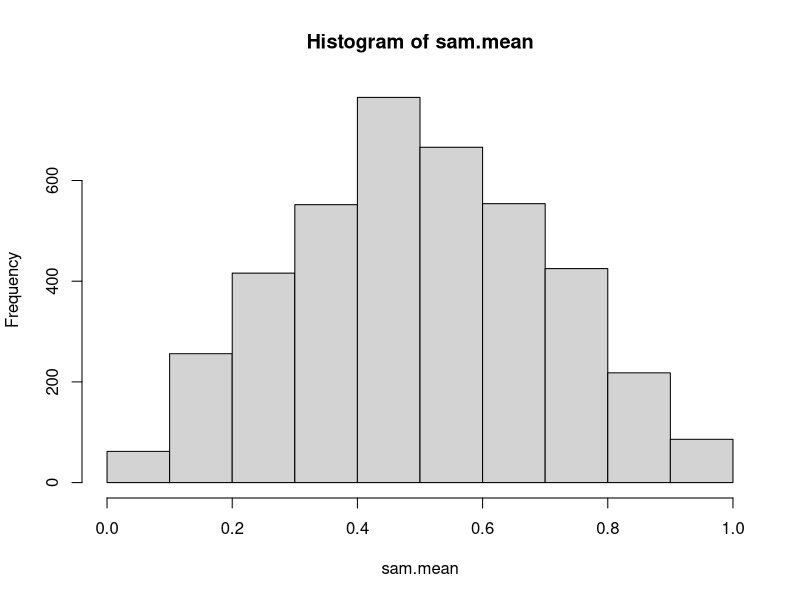
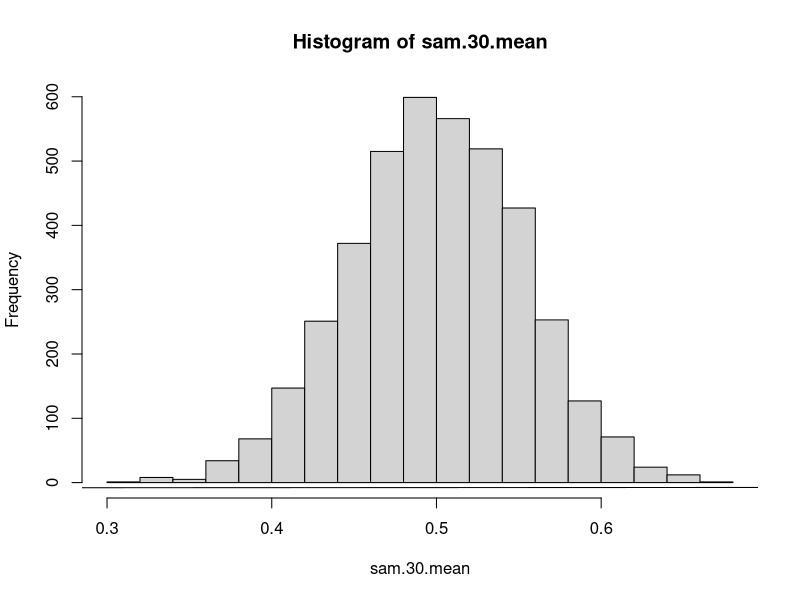

Recreate these plots in R, in order.
#tanveer bariana    
#homework 3

#1****************************************************************************************
D <- matrix(c(2, 3, 7, 5, -1, 8, 10, -3, 50), ncol = 3, byrow = TRUE)
b <- matrix(c(5, 1.2, 11))
#a--------------------------------------------------------------------
D1 <- cbind(b, D[, 2:3])
D2 <- cbind(D[,1], b, D[,3])
D3 <- cbind(D[, 1:2], b)
x <- det(D1) / det(D)
y <- det(D2) / det(D)
z <- det(D3) / det(D)
#b-------------------------------------------------------------------
DN1 <- solve(D)
DN1 %*% b
#it returns more percise values
#c--------------------------------------------------------------------
2 * x + (3 * y) + 7 * z
5 * x - (y) + 8 * z
10 * x - (3 * y) + 50 * z
#d---------------------------------------------------------------------
#i
sd(D[, 1])
sd(D[, 2])
sd(D[, 3])
#ii
E <- matrix(c(seq(2,18,by = 2)), ncol = 3)
D * E
#iii
cbind(D, E)
#2***************************************************************************************
#a-----------------------------------------------------------------------
sampels <- matrix(runif(8000), ncol = 2)
sampels
#b--------------------------------------------------------------------------------------
sam.mean <- apply(sampels, 1, mean)
sam.mean
#c---------------------------------------------------------------------------
hist(sam.mean)
#d---------------------------------------------------------------------------
mean(sam.mean)
sd(sam.mean)
#e--------------------------------------------------------------------------
sam.30 <- matrix(runif(120000), ncol = 30)
sam.30.mean <- apply(sam.30, 1, mean)
hist(sam.30.mean)
mean(sam.30.mean)
sd(sam.30.mean)
#3*********************************************************************************
hmwrk<- c(90, 35, 100, 77, 80)
finla <- c(86, 27, 91, 65, 81)
entire <- matrix(cbind(hmwrk, finla), ncol = 2)
entire
#a------------------------------------------------------------------------------
X <- matrix(rep(1, times= 5))
X <- cbind(X, hmwrk)
y <- finla
y
#b------------------------------------------------------------------------
Xt <- t(X)
Xt %*% X
dontWorryAboutThis<- Xt %*% X
#c----------------------------------------------------------------------
itsFine <- (solve(dontWorryAboutThis)) %*% Xt %*% y
itsFine[2,]
itsFine[1,]
#d----------------------------------------------------------
abline(a=itsFine[1,], b= itsFine[2,])